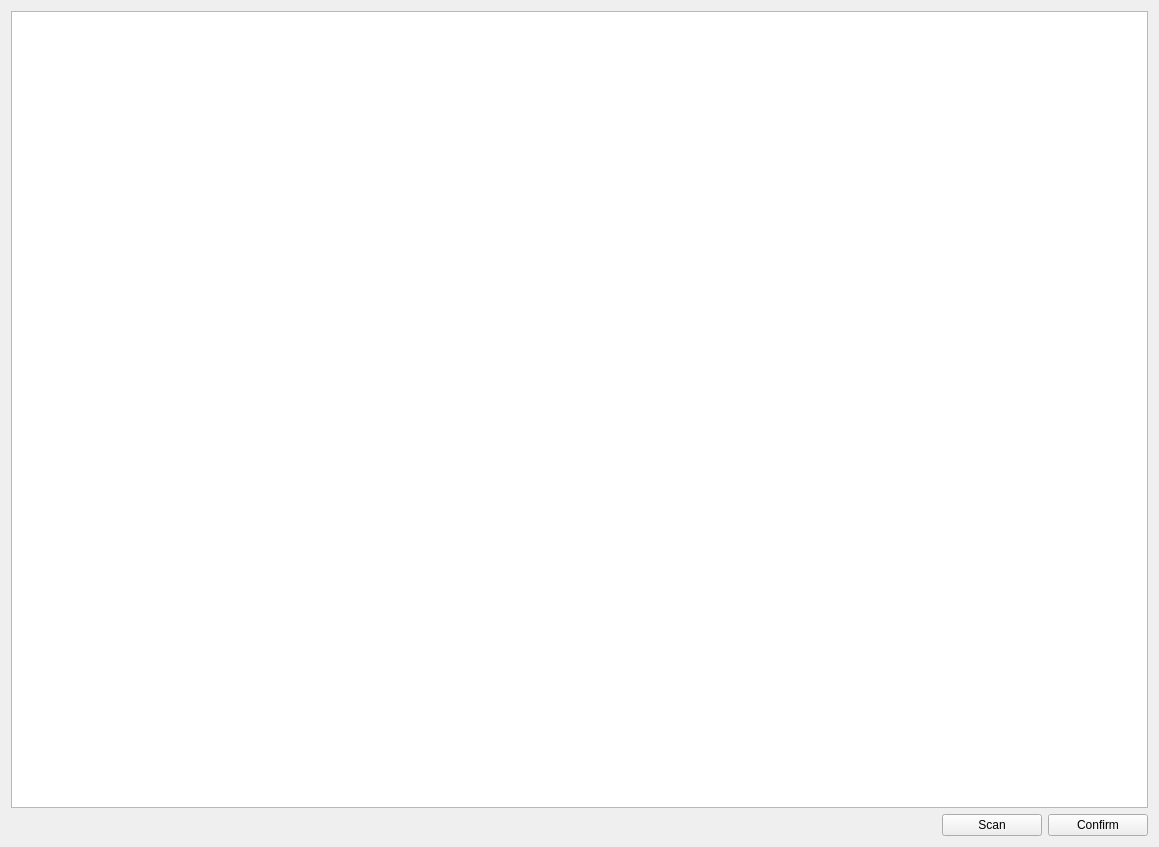
<?xml version="1.0" encoding="UTF-8"?>
<ui version="4.0">
 <class>expForm</class>
 <widget class="QWidget" name="expForm">
  <property name="geometry">
   <rect>
    <x>0</x>
    <y>0</y>
    <width>1159</width>
    <height>847</height>
   </rect>
  </property>
  <property name="windowTitle">
   <string>Form</string>
  </property>
  <layout class="QVBoxLayout" name="verticalLayout">
   <item>
    <widget class="QTableView" name="tableView"/>
   </item>
   <item>
    <layout class="QHBoxLayout" name="horizontalLayout">
     <item>
      <spacer name="horizontalSpacer">
       <property name="orientation">
        <enum>Qt::Horizontal</enum>
       </property>
       <property name="sizeHint" stdset="0">
        <size>
         <width>40</width>
         <height>20</height>
        </size>
       </property>
      </spacer>
     </item>
     <item>
      <widget class="QLabel" name="lblScanWarn">
       <property name="text">
        <string/>
       </property>
      </widget>
     </item>
     <item>
      <widget class="QPushButton" name="btnScan">
       <property name="minimumSize">
        <size>
         <width>100</width>
         <height>0</height>
        </size>
       </property>
       <property name="text">
        <string>Scan</string>
       </property>
      </widget>
     </item>
     <item>
      <widget class="QPushButton" name="btnConfirm">
       <property name="minimumSize">
        <size>
         <width>100</width>
         <height>0</height>
        </size>
       </property>
       <property name="text">
        <string>Confirm</string>
       </property>
      </widget>
     </item>
    </layout>
   </item>
  </layout>
 </widget>
 <resources/>
 <connections/>
</ui>
